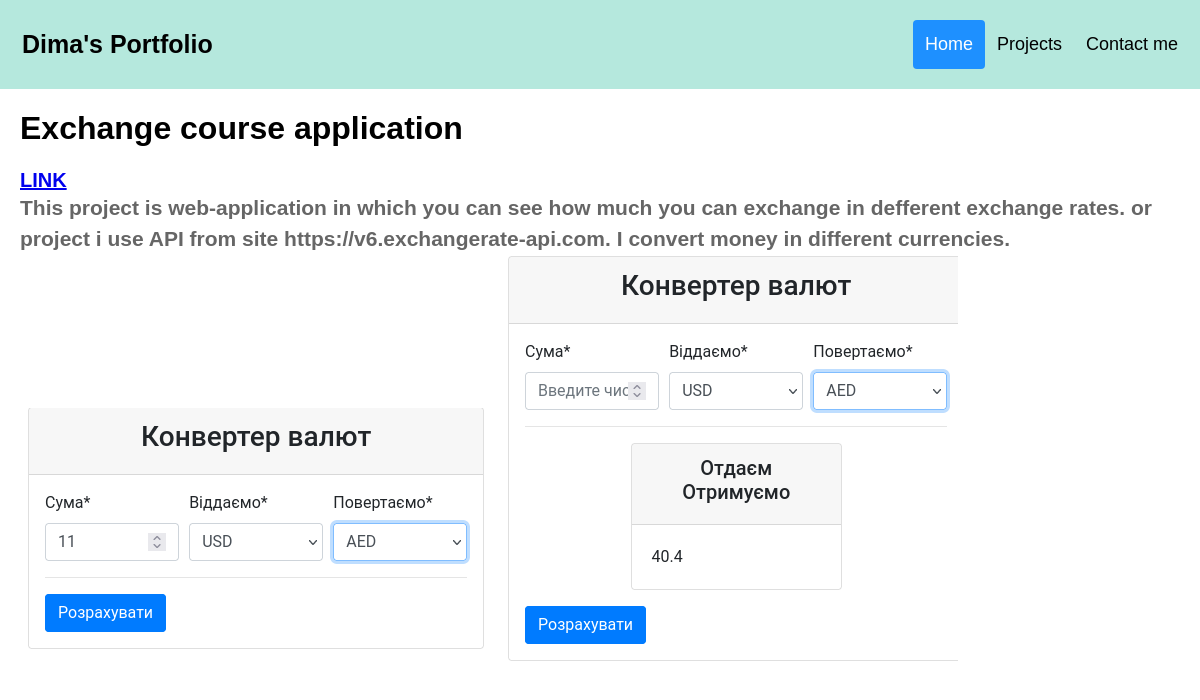
/projects/6/, run on the app's committed database.
### app/models.py (models this page shows, shortened)
class Post(models.Model):
    title = models.CharField(max_length=255)
    description = models.TextField()
    link = models.URLField(null=True)
    screen = models.ImageField(upload_to='photos/')
    secondscreen = models.ImageField(upload_to='photos/', null=True, blank=True)
    thirdscreen = models.ImageField(upload_to='photos/', null=True, blank=True)
    creation_time = models.DateTimeField(auto_now_add=True)

### app/views.py (the view)
# urls.py: path('projects/<int:post_id>/', show_post, name='post'),
def show_post(request, post_id):
    print(request.GET)
    post = get_object_or_404(Post, id=post_id)
    context = {'title': post.title,
               'post': post}
    return render(request, 'app/oneproject.html', context=context)

### templates/app/oneproject.html (shortened to what this page needs)
{% extends 'base.html' %}
{% block content %}
<h1>{{ title }}</h1>
{% if post.link %}
<h3 class="post-title"><a href="{{ post.link }}">LINK</a></h3>
{% endif %}
<p class="post-text-in"><b> {{ post.description}} </b></p>
{% if post.screen %}
      <img src="{{ post.screen.url }}" alt="Picture">
      {% endif %}
      {% if post.secondscreen %}
      <img  src="{{ post.secondscreen.url }}" alt="Picture 2">
      {% endif %}
{% endblock %}

### static/app/css/styles.css (style rules this page uses)
* { box-sizing: border-box; }
body { margin: 0; font-family: Arial, Helvetica, sans-serif; }
h3 { font-size: 24px; color: #333333; margin-bottom: 10px; }
p { font-size: 16px; color: #666666; line-height: 1.5; margin-bottom: 20px; }
.post-title { font-size: 20px; color: #333333; margin: 0; }
.post-text-in { font-size: 21px; color: #666666; margin: 0; }

### data on the page
Post: title "Exchange course application", description "This project is web-application in which you can see how much you can exchange in defferent exchange rates. or project i use API from site https://v6.exchangerate-api.com. I convert money in different currencies.", screen (picture), secondscreen (picture)
